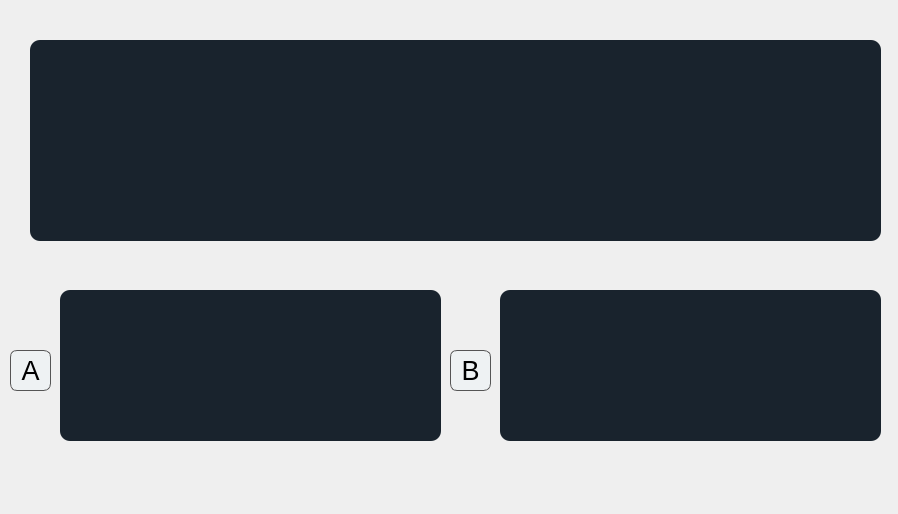
<?xml version="1.0" encoding="UTF-8"?>
<ui version="4.0">
 <class>Form</class>
 <widget class="QWidget" name="Form">
  <property name="geometry">
   <rect>
    <x>0</x>
    <y>0</y>
    <width>898</width>
    <height>514</height>
   </rect>
  </property>
  <property name="windowTitle">
   <string>Form</string>
  </property>
  <widget class="QTextEdit" name="txtEdit_preg">
   <property name="geometry">
    <rect>
     <x>30</x>
     <y>40</y>
     <width>851</width>
     <height>201</height>
    </rect>
   </property>
   <property name="styleSheet">
    <string notr="true">  background-color: #19232D;
  border: 0px solid #32414B;
  padding: 0px;
  color: #F0F0F0;
  selection-background-color: #1464A0;
  selection-color: #F0F0F0;

	border-radius: 10;</string>
   </property>
  </widget>
  <widget class="QTextEdit" name="txtEdit_respA">
   <property name="geometry">
    <rect>
     <x>60</x>
     <y>290</y>
     <width>381</width>
     <height>151</height>
    </rect>
   </property>
   <property name="styleSheet">
    <string notr="true">  background-color: #19232D;
  border: 0px solid #32414B;
  padding: 0px;
  color: #F0F0F0;
  selection-background-color: #1464A0;
  selection-color: #F0F0F0;

	border-radius: 10;</string>
   </property>
  </widget>
  <widget class="QPushButton" name="btn_respA">
   <property name="geometry">
    <rect>
     <x>10</x>
     <y>350</y>
     <width>41</width>
     <height>41</height>
    </rect>
   </property>
   <property name="font">
    <font>
     <pointsize>20</pointsize>
    </font>
   </property>
   <property name="styleSheet">
    <string notr="true">background-color:#EEF2F3;
border-radius: 7px;
border: 1px solid #555;</string>
   </property>
   <property name="text">
    <string>A</string>
   </property>
  </widget>
  <widget class="QTextEdit" name="txtEdit_respB">
   <property name="geometry">
    <rect>
     <x>500</x>
     <y>290</y>
     <width>381</width>
     <height>151</height>
    </rect>
   </property>
   <property name="styleSheet">
    <string notr="true">  background-color: #19232D;
  border: 0px solid #32414B;
  padding: 0px;
  color: #F0F0F0;
  selection-background-color: #1464A0;
  selection-color: #F0F0F0;

	border-radius: 10;</string>
   </property>
  </widget>
  <widget class="QPushButton" name="btn_respB">
   <property name="geometry">
    <rect>
     <x>450</x>
     <y>350</y>
     <width>41</width>
     <height>41</height>
    </rect>
   </property>
   <property name="font">
    <font>
     <pointsize>20</pointsize>
    </font>
   </property>
   <property name="styleSheet">
    <string notr="true">background-color:#EEF2F3;
border-radius: 7px;
border: 1px solid #555;</string>
   </property>
   <property name="text">
    <string>B</string>
   </property>
  </widget>
 </widget>
 <resources>
  <include location="../../IMAG.qrc"/>
 </resources>
 <connections/>
</ui>
